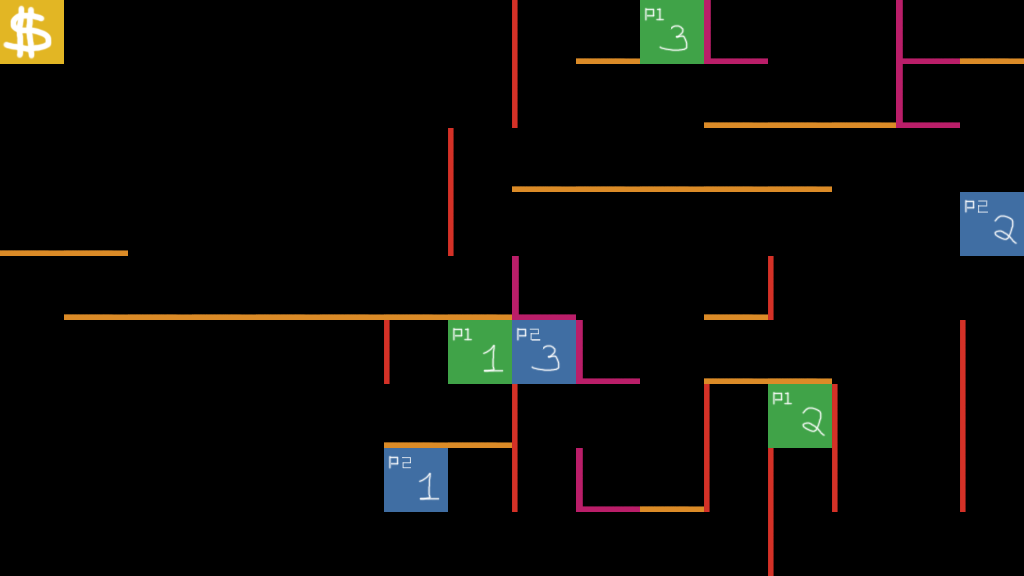

This game map was drawn from its Tiled (.tmx) file and the tilesets committed beside it. A one-line description and the full map source follow:
An orthogonal 16x9 tile map with 64x64 px tiles, 2 tile layers (walls, objetos).

<map version="1.0" orientation="orthogonal" renderorder="right-down" width="16" height="9" tilewidth="64" tileheight="64">
 <tileset firstgid="1" name="control_tiles" tilewidth="64" tileheight="64">
  <image source="control_tiles.png" width="256" height="256" />
 </tileset>
 <layer name="walls" width="16" height="9">
  <data encoding="csv">
0,0,0,0,0,0,0,0,14,15,15,13,0,0,13,15,
0,0,0,0,0,0,0,0,14,0,0,15,15,15,13,0,
0,0,0,0,0,0,0,14,15,15,15,15,15,0,0,0,
15,15,0,0,0,0,0,14,0,0,0,0,0,0,0,13,
0,15,15,15,15,15,15,15,13,16,0,15,14,0,0,0,
0,0,0,0,0,0,14,0,14,13,0,15,15,16,0,14,
0,0,0,0,0,0,15,15,14,0,0,14,0,14,0,14,
0,0,0,0,0,0,13,0,14,13,15,14,14,14,0,14,
0,0,0,0,0,0,0,0,0,0,0,1,14,0,0,0
</data>
 </layer>
 <layer name="objetos" width="16" height="9">
  <data encoding="csv">
3,0,0,0,0,0,0,0,0,0,7,0,0,0,0,0,
0,0,1,0,0,0,0,0,0,0,0,0,0,0,0,0,
0,0,0,0,0,0,0,0,0,0,0,0,0,0,0,0,
0,0,0,0,0,0,0,0,0,0,0,0,0,0,0,10,
0,0,0,0,0,0,0,0,0,0,0,0,0,0,0,0,
0,0,0,0,0,0,0,5,11,0,0,0,0,0,0,0,
0,0,1,1,1,1,0,0,0,0,0,0,6,0,0,0,
1,0,1,1,1,0,9,0,1,1,0,1,1,1,0,0,
0,0,0,0,0,0,0,0,0,0,1,1,1,1,0,1
</data>
 </layer>
</map>